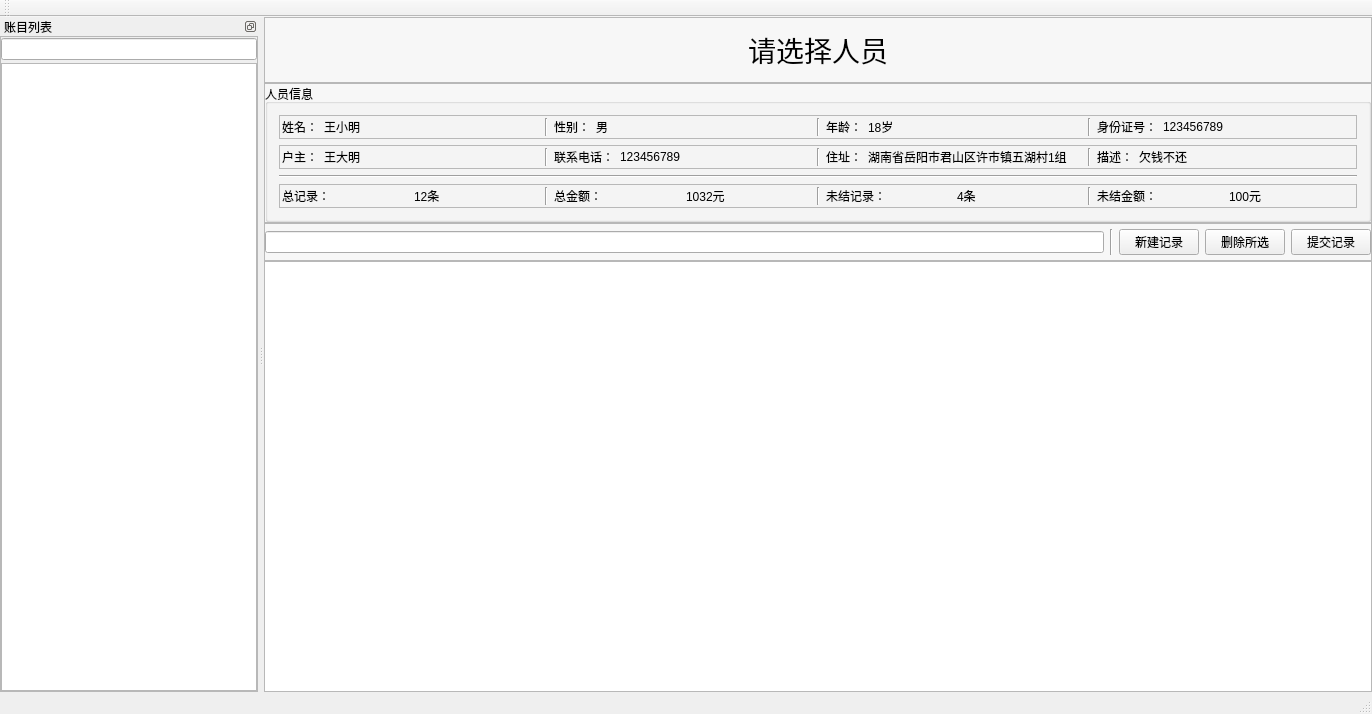
<?xml version="1.0" encoding="UTF-8"?>
<ui version="4.0">
 <class>AccountMgrSysClass</class>
 <widget class="QMainWindow" name="AccountMgrSysClass">
  <property name="geometry">
   <rect>
    <x>0</x>
    <y>0</y>
    <width>1372</width>
    <height>714</height>
   </rect>
  </property>
  <property name="windowTitle">
   <string>AccountMgrSys</string>
  </property>
  <widget class="QWidget" name="centralWidget">
   <layout class="QVBoxLayout" name="verticalLayout_4">
    <property name="spacing">
     <number>0</number>
    </property>
    <property name="leftMargin">
     <number>0</number>
    </property>
    <property name="topMargin">
     <number>0</number>
    </property>
    <property name="rightMargin">
     <number>0</number>
    </property>
    <property name="bottomMargin">
     <number>0</number>
    </property>
    <item>
     <widget class="QWidget" name="widget" native="true">
      <property name="styleSheet">
       <string notr="true">QWidget#widget{
background-color: rgb(247,247,247);
}</string>
      </property>
      <layout class="QVBoxLayout" name="verticalLayout_3">
       <property name="spacing">
        <number>0</number>
       </property>
       <property name="leftMargin">
        <number>0</number>
       </property>
       <property name="topMargin">
        <number>0</number>
       </property>
       <property name="rightMargin">
        <number>0</number>
       </property>
       <property name="bottomMargin">
        <number>0</number>
       </property>
       <item>
        <widget class="QFrame" name="frame_7">
         <property name="frameShape">
          <enum>QFrame::StyledPanel</enum>
         </property>
         <property name="frameShadow">
          <enum>QFrame::Raised</enum>
         </property>
         <layout class="QVBoxLayout" name="verticalLayout_5">
          <item>
           <widget class="QLabel" name="label_25">
            <property name="font">
             <font>
              <family>微软雅黑</family>
              <pointsize>21</pointsize>
             </font>
            </property>
            <property name="text">
             <string>请选择人员</string>
            </property>
            <property name="alignment">
             <set>Qt::AlignCenter</set>
            </property>
           </widget>
          </item>
         </layout>
        </widget>
       </item>
       <item>
        <widget class="QFrame" name="frame_2">
         <property name="frameShape">
          <enum>QFrame::StyledPanel</enum>
         </property>
         <property name="frameShadow">
          <enum>QFrame::Raised</enum>
         </property>
         <layout class="QGridLayout" name="gridLayout_3">
          <property name="leftMargin">
           <number>0</number>
          </property>
          <property name="topMargin">
           <number>0</number>
          </property>
          <property name="rightMargin">
           <number>0</number>
          </property>
          <property name="bottomMargin">
           <number>0</number>
          </property>
          <property name="spacing">
           <number>0</number>
          </property>
          <item row="0" column="1">
           <widget class="QGroupBox" name="groupBox">
            <property name="title">
             <string>人员信息</string>
            </property>
            <layout class="QVBoxLayout" name="verticalLayout_2">
             <item>
              <widget class="QFrame" name="frame_3">
               <property name="frameShape">
                <enum>QFrame::StyledPanel</enum>
               </property>
               <property name="frameShadow">
                <enum>QFrame::Raised</enum>
               </property>
               <layout class="QHBoxLayout" name="horizontalLayout_9">
                <property name="leftMargin">
                 <number>2</number>
                </property>
                <property name="topMargin">
                 <number>2</number>
                </property>
                <property name="rightMargin">
                 <number>2</number>
                </property>
                <property name="bottomMargin">
                 <number>2</number>
                </property>
                <item>
                 <layout class="QHBoxLayout" name="horizontalLayout">
                  <item>
                   <widget class="QLabel" name="label">
                    <property name="sizePolicy">
                     <sizepolicy hsizetype="Fixed" vsizetype="Preferred">
                      <horstretch>0</horstretch>
                      <verstretch>0</verstretch>
                     </sizepolicy>
                    </property>
                    <property name="text">
                     <string>姓名：</string>
                    </property>
                   </widget>
                  </item>
                  <item>
                   <widget class="QLabel" name="label_2">
                    <property name="sizePolicy">
                     <sizepolicy hsizetype="Preferred" vsizetype="Preferred">
                      <horstretch>0</horstretch>
                      <verstretch>0</verstretch>
                     </sizepolicy>
                    </property>
                    <property name="text">
                     <string>王小明</string>
                    </property>
                   </widget>
                  </item>
                 </layout>
                </item>
                <item>
                 <widget class="Line" name="line_2">
                  <property name="orientation">
                   <enum>Qt::Vertical</enum>
                  </property>
                 </widget>
                </item>
                <item>
                 <layout class="QHBoxLayout" name="horizontalLayout_2">
                  <item>
                   <widget class="QLabel" name="label_3">
                    <property name="sizePolicy">
                     <sizepolicy hsizetype="Fixed" vsizetype="Preferred">
                      <horstretch>0</horstretch>
                      <verstretch>0</verstretch>
                     </sizepolicy>
                    </property>
                    <property name="text">
                     <string>性别：</string>
                    </property>
                   </widget>
                  </item>
                  <item>
                   <widget class="QLabel" name="label_4">
                    <property name="sizePolicy">
                     <sizepolicy hsizetype="Preferred" vsizetype="Preferred">
                      <horstretch>0</horstretch>
                      <verstretch>0</verstretch>
                     </sizepolicy>
                    </property>
                    <property name="text">
                     <string>男</string>
                    </property>
                   </widget>
                  </item>
                 </layout>
                </item>
                <item>
                 <widget class="Line" name="line_3">
                  <property name="orientation">
                   <enum>Qt::Vertical</enum>
                  </property>
                 </widget>
                </item>
                <item>
                 <layout class="QHBoxLayout" name="horizontalLayout_3">
                  <item>
                   <widget class="QLabel" name="label_5">
                    <property name="sizePolicy">
                     <sizepolicy hsizetype="Fixed" vsizetype="Preferred">
                      <horstretch>0</horstretch>
                      <verstretch>0</verstretch>
                     </sizepolicy>
                    </property>
                    <property name="text">
                     <string>年龄：</string>
                    </property>
                   </widget>
                  </item>
                  <item>
                   <widget class="QLabel" name="label_6">
                    <property name="sizePolicy">
                     <sizepolicy hsizetype="Preferred" vsizetype="Preferred">
                      <horstretch>0</horstretch>
                      <verstretch>0</verstretch>
                     </sizepolicy>
                    </property>
                    <property name="text">
                     <string>18岁</string>
                    </property>
                   </widget>
                  </item>
                 </layout>
                </item>
                <item>
                 <widget class="Line" name="line_4">
                  <property name="orientation">
                   <enum>Qt::Vertical</enum>
                  </property>
                 </widget>
                </item>
                <item>
                 <layout class="QHBoxLayout" name="horizontalLayout_5">
                  <item>
                   <widget class="QLabel" name="label_9">
                    <property name="sizePolicy">
                     <sizepolicy hsizetype="Fixed" vsizetype="Preferred">
                      <horstretch>0</horstretch>
                      <verstretch>0</verstretch>
                     </sizepolicy>
                    </property>
                    <property name="text">
                     <string>身份证号：</string>
                    </property>
                   </widget>
                  </item>
                  <item>
                   <widget class="QLabel" name="label_10">
                    <property name="sizePolicy">
                     <sizepolicy hsizetype="Preferred" vsizetype="Preferred">
                      <horstretch>0</horstretch>
                      <verstretch>0</verstretch>
                     </sizepolicy>
                    </property>
                    <property name="text">
                     <string>123456789</string>
                    </property>
                   </widget>
                  </item>
                 </layout>
                </item>
               </layout>
              </widget>
             </item>
             <item>
              <widget class="QFrame" name="frame_4">
               <property name="sizePolicy">
                <sizepolicy hsizetype="Preferred" vsizetype="Preferred">
                 <horstretch>0</horstretch>
                 <verstretch>0</verstretch>
                </sizepolicy>
               </property>
               <property name="frameShape">
                <enum>QFrame::StyledPanel</enum>
               </property>
               <property name="frameShadow">
                <enum>QFrame::Raised</enum>
               </property>
               <layout class="QHBoxLayout" name="horizontalLayout_10">
                <property name="leftMargin">
                 <number>2</number>
                </property>
                <property name="topMargin">
                 <number>2</number>
                </property>
                <property name="rightMargin">
                 <number>2</number>
                </property>
                <property name="bottomMargin">
                 <number>2</number>
                </property>
                <item>
                 <layout class="QHBoxLayout" name="horizontalLayout_4">
                  <item>
                   <widget class="QLabel" name="label_7">
                    <property name="sizePolicy">
                     <sizepolicy hsizetype="Fixed" vsizetype="Preferred">
                      <horstretch>0</horstretch>
                      <verstretch>0</verstretch>
                     </sizepolicy>
                    </property>
                    <property name="text">
                     <string>户主：</string>
                    </property>
                   </widget>
                  </item>
                  <item>
                   <widget class="QLabel" name="label_8">
                    <property name="sizePolicy">
                     <sizepolicy hsizetype="Preferred" vsizetype="Preferred">
                      <horstretch>0</horstretch>
                      <verstretch>0</verstretch>
                     </sizepolicy>
                    </property>
                    <property name="text">
                     <string>王大明</string>
                    </property>
                   </widget>
                  </item>
                 </layout>
                </item>
                <item>
                 <widget class="Line" name="line_5">
                  <property name="orientation">
                   <enum>Qt::Vertical</enum>
                  </property>
                 </widget>
                </item>
                <item>
                 <layout class="QHBoxLayout" name="horizontalLayout_6">
                  <item>
                   <widget class="QLabel" name="label_11">
                    <property name="sizePolicy">
                     <sizepolicy hsizetype="Fixed" vsizetype="Preferred">
                      <horstretch>0</horstretch>
                      <verstretch>0</verstretch>
                     </sizepolicy>
                    </property>
                    <property name="text">
                     <string>联系电话：</string>
                    </property>
                   </widget>
                  </item>
                  <item>
                   <widget class="QLabel" name="label_12">
                    <property name="sizePolicy">
                     <sizepolicy hsizetype="Preferred" vsizetype="Preferred">
                      <horstretch>0</horstretch>
                      <verstretch>0</verstretch>
                     </sizepolicy>
                    </property>
                    <property name="text">
                     <string>123456789</string>
                    </property>
                   </widget>
                  </item>
                 </layout>
                </item>
                <item>
                 <widget class="Line" name="line_6">
                  <property name="orientation">
                   <enum>Qt::Vertical</enum>
                  </property>
                 </widget>
                </item>
                <item>
                 <layout class="QHBoxLayout" name="horizontalLayout_7">
                  <item>
                   <widget class="QLabel" name="label_13">
                    <property name="sizePolicy">
                     <sizepolicy hsizetype="Fixed" vsizetype="Preferred">
                      <horstretch>0</horstretch>
                      <verstretch>0</verstretch>
                     </sizepolicy>
                    </property>
                    <property name="text">
                     <string>住址：</string>
                    </property>
                   </widget>
                  </item>
                  <item>
                   <widget class="QLabel" name="label_14">
                    <property name="sizePolicy">
                     <sizepolicy hsizetype="Preferred" vsizetype="Preferred">
                      <horstretch>0</horstretch>
                      <verstretch>0</verstretch>
                     </sizepolicy>
                    </property>
                    <property name="text">
                     <string>湖南省岳阳市君山区许市镇五湖村1组</string>
                    </property>
                   </widget>
                  </item>
                 </layout>
                </item>
                <item>
                 <widget class="Line" name="line_7">
                  <property name="orientation">
                   <enum>Qt::Vertical</enum>
                  </property>
                 </widget>
                </item>
                <item>
                 <layout class="QHBoxLayout" name="horizontalLayout_8">
                  <item>
                   <widget class="QLabel" name="label_15">
                    <property name="sizePolicy">
                     <sizepolicy hsizetype="Fixed" vsizetype="Preferred">
                      <horstretch>0</horstretch>
                      <verstretch>0</verstretch>
                     </sizepolicy>
                    </property>
                    <property name="text">
                     <string>描述：</string>
                    </property>
                   </widget>
                  </item>
                  <item>
                   <widget class="QLabel" name="label_16">
                    <property name="sizePolicy">
                     <sizepolicy hsizetype="Preferred" vsizetype="Preferred">
                      <horstretch>0</horstretch>
                      <verstretch>0</verstretch>
                     </sizepolicy>
                    </property>
                    <property name="text">
                     <string>欠钱不还</string>
                    </property>
                   </widget>
                  </item>
                 </layout>
                </item>
               </layout>
              </widget>
             </item>
             <item>
              <widget class="Line" name="line">
               <property name="orientation">
                <enum>Qt::Horizontal</enum>
               </property>
              </widget>
             </item>
             <item>
              <widget class="QFrame" name="frame_5">
               <property name="frameShape">
                <enum>QFrame::StyledPanel</enum>
               </property>
               <property name="frameShadow">
                <enum>QFrame::Raised</enum>
               </property>
               <layout class="QHBoxLayout" name="horizontalLayout_15">
                <property name="leftMargin">
                 <number>2</number>
                </property>
                <property name="topMargin">
                 <number>2</number>
                </property>
                <property name="rightMargin">
                 <number>2</number>
                </property>
                <property name="bottomMargin">
                 <number>2</number>
                </property>
                <item>
                 <layout class="QHBoxLayout" name="horizontalLayout_11">
                  <item>
                   <widget class="QLabel" name="label_17">
                    <property name="sizePolicy">
                     <sizepolicy hsizetype="Preferred" vsizetype="Preferred">
                      <horstretch>0</horstretch>
                      <verstretch>0</verstretch>
                     </sizepolicy>
                    </property>
                    <property name="text">
                     <string>总记录：</string>
                    </property>
                   </widget>
                  </item>
                  <item>
                   <widget class="QLabel" name="label_18">
                    <property name="sizePolicy">
                     <sizepolicy hsizetype="Preferred" vsizetype="Preferred">
                      <horstretch>0</horstretch>
                      <verstretch>0</verstretch>
                     </sizepolicy>
                    </property>
                    <property name="text">
                     <string>12条</string>
                    </property>
                   </widget>
                  </item>
                 </layout>
                </item>
                <item>
                 <widget class="Line" name="line_8">
                  <property name="orientation">
                   <enum>Qt::Vertical</enum>
                  </property>
                 </widget>
                </item>
                <item>
                 <layout class="QHBoxLayout" name="horizontalLayout_12">
                  <item>
                   <widget class="QLabel" name="label_19">
                    <property name="sizePolicy">
                     <sizepolicy hsizetype="Preferred" vsizetype="Preferred">
                      <horstretch>0</horstretch>
                      <verstretch>0</verstretch>
                     </sizepolicy>
                    </property>
                    <property name="text">
                     <string>总金额：</string>
                    </property>
                   </widget>
                  </item>
                  <item>
                   <widget class="QLabel" name="label_20">
                    <property name="sizePolicy">
                     <sizepolicy hsizetype="Preferred" vsizetype="Preferred">
                      <horstretch>0</horstretch>
                      <verstretch>0</verstretch>
                     </sizepolicy>
                    </property>
                    <property name="text">
                     <string>1032元</string>
                    </property>
                   </widget>
                  </item>
                 </layout>
                </item>
                <item>
                 <widget class="Line" name="line_9">
                  <property name="orientation">
                   <enum>Qt::Vertical</enum>
                  </property>
                 </widget>
                </item>
                <item>
                 <layout class="QHBoxLayout" name="horizontalLayout_13">
                  <item>
                   <widget class="QLabel" name="label_21">
                    <property name="sizePolicy">
                     <sizepolicy hsizetype="Preferred" vsizetype="Preferred">
                      <horstretch>0</horstretch>
                      <verstretch>0</verstretch>
                     </sizepolicy>
                    </property>
                    <property name="text">
                     <string>未结记录：</string>
                    </property>
                   </widget>
                  </item>
                  <item>
                   <widget class="QLabel" name="label_22">
                    <property name="sizePolicy">
                     <sizepolicy hsizetype="Preferred" vsizetype="Preferred">
                      <horstretch>0</horstretch>
                      <verstretch>0</verstretch>
                     </sizepolicy>
                    </property>
                    <property name="text">
                     <string>4条</string>
                    </property>
                   </widget>
                  </item>
                 </layout>
                </item>
                <item>
                 <widget class="Line" name="line_10">
                  <property name="orientation">
                   <enum>Qt::Vertical</enum>
                  </property>
                 </widget>
                </item>
                <item>
                 <layout class="QHBoxLayout" name="horizontalLayout_14">
                  <item>
                   <widget class="QLabel" name="label_23">
                    <property name="sizePolicy">
                     <sizepolicy hsizetype="Preferred" vsizetype="Preferred">
                      <horstretch>0</horstretch>
                      <verstretch>0</verstretch>
                     </sizepolicy>
                    </property>
                    <property name="text">
                     <string>未结金额：</string>
                    </property>
                   </widget>
                  </item>
                  <item>
                   <widget class="QLabel" name="label_24">
                    <property name="sizePolicy">
                     <sizepolicy hsizetype="Preferred" vsizetype="Preferred">
                      <horstretch>0</horstretch>
                      <verstretch>0</verstretch>
                     </sizepolicy>
                    </property>
                    <property name="text">
                     <string>100元</string>
                    </property>
                   </widget>
                  </item>
                 </layout>
                </item>
               </layout>
              </widget>
             </item>
            </layout>
           </widget>
          </item>
         </layout>
        </widget>
       </item>
       <item>
        <widget class="QFrame" name="frame_6">
         <property name="frameShape">
          <enum>QFrame::StyledPanel</enum>
         </property>
         <property name="frameShadow">
          <enum>QFrame::Raised</enum>
         </property>
         <layout class="QHBoxLayout" name="horizontalLayout_16">
          <property name="leftMargin">
           <number>0</number>
          </property>
          <property name="topMargin">
           <number>5</number>
          </property>
          <property name="rightMargin">
           <number>0</number>
          </property>
          <property name="bottomMargin">
           <number>5</number>
          </property>
          <item>
           <widget class="QLineEdit" name="lineEdit_2"/>
          </item>
          <item>
           <widget class="Line" name="line_11">
            <property name="orientation">
             <enum>Qt::Vertical</enum>
            </property>
           </widget>
          </item>
          <item>
           <widget class="QPushButton" name="pushButton">
            <property name="text">
             <string>新建记录</string>
            </property>
           </widget>
          </item>
          <item>
           <widget class="QPushButton" name="pushButton_2">
            <property name="text">
             <string>删除所选</string>
            </property>
           </widget>
          </item>
          <item>
           <widget class="QPushButton" name="pushButton_3">
            <property name="text">
             <string>提交记录</string>
            </property>
           </widget>
          </item>
         </layout>
        </widget>
       </item>
       <item>
        <widget class="QTableView" name="tableView"/>
       </item>
      </layout>
     </widget>
    </item>
   </layout>
  </widget>
  <widget class="QMenuBar" name="menuBar">
   <property name="geometry">
    <rect>
     <x>0</x>
     <y>0</y>
     <width>1372</width>
     <height>23</height>
    </rect>
   </property>
  </widget>
  <widget class="QToolBar" name="mainToolBar">
   <property name="minimumSize">
    <size>
     <width>0</width>
     <height>0</height>
    </size>
   </property>
   <attribute name="toolBarArea">
    <enum>TopToolBarArea</enum>
   </attribute>
   <attribute name="toolBarBreak">
    <bool>false</bool>
   </attribute>
  </widget>
  <widget class="QStatusBar" name="statusBar"/>
  <widget class="QDockWidget" name="dockWidget">
   <property name="features">
    <set>QDockWidget::DockWidgetFloatable|QDockWidget::DockWidgetMovable</set>
   </property>
   <property name="allowedAreas">
    <set>Qt::LeftDockWidgetArea|Qt::RightDockWidgetArea</set>
   </property>
   <property name="windowTitle">
    <string>账目列表</string>
   </property>
   <attribute name="dockWidgetArea">
    <number>1</number>
   </attribute>
   <widget class="QWidget" name="dockWidgetContents">
    <layout class="QGridLayout" name="gridLayout_2">
     <property name="leftMargin">
      <number>0</number>
     </property>
     <property name="topMargin">
      <number>0</number>
     </property>
     <property name="rightMargin">
      <number>0</number>
     </property>
     <property name="bottomMargin">
      <number>0</number>
     </property>
     <property name="spacing">
      <number>0</number>
     </property>
     <item row="0" column="0">
      <widget class="QFrame" name="frame">
       <property name="frameShape">
        <enum>QFrame::StyledPanel</enum>
       </property>
       <property name="frameShadow">
        <enum>QFrame::Raised</enum>
       </property>
       <layout class="QVBoxLayout" name="verticalLayout">
        <property name="spacing">
         <number>3</number>
        </property>
        <property name="leftMargin">
         <number>0</number>
        </property>
        <property name="topMargin">
         <number>1</number>
        </property>
        <property name="rightMargin">
         <number>0</number>
        </property>
        <property name="bottomMargin">
         <number>0</number>
        </property>
        <item>
         <widget class="QLineEdit" name="lineEdit">
          <property name="text">
           <string/>
          </property>
         </widget>
        </item>
        <item>
         <widget class="QTreeView" name="treeView"/>
        </item>
       </layout>
      </widget>
     </item>
    </layout>
   </widget>
  </widget>
 </widget>
 <layoutdefault spacing="6" margin="11"/>
 <resources>
  <include location="AccountMgrSys.qrc"/>
 </resources>
 <connections/>
</ui>
